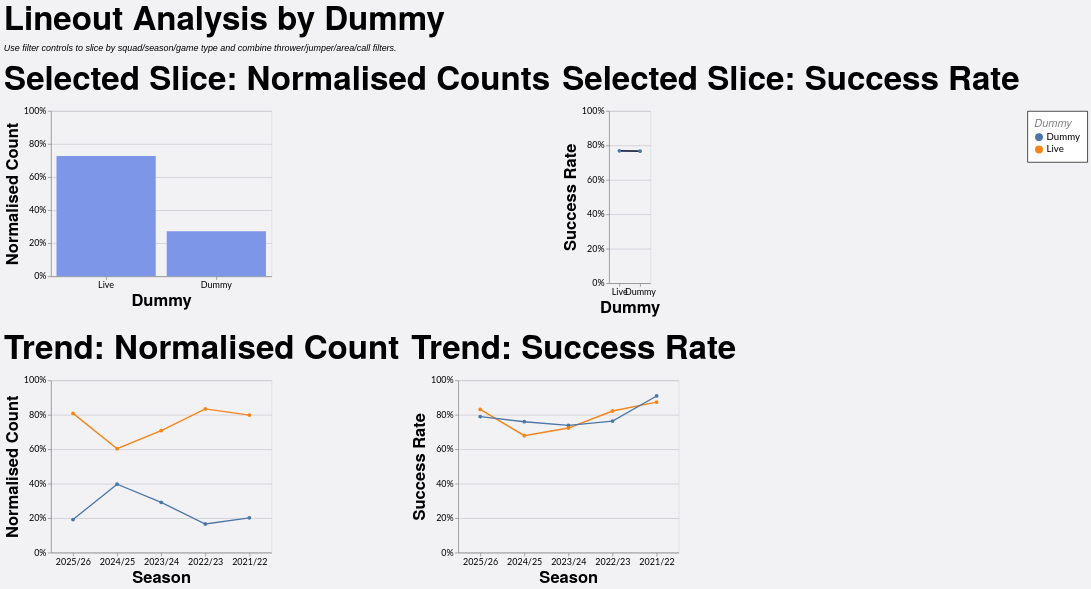

Write the Vega-Lite specification saved for this chart.
### Vega-Lite specification from a JSON file in a GitHub repository (floating-point values rounded to 4 significant figures; data arrays with more than 128 entries replaced by an {"elided": "..."} marker saying what was removed)
{"config": {"axis": {"labelFont": "Lato, sans-serif", "titleFont": "PT Sans Narrow, Helvetica Neue, Helvetica, Arial, sans-serif", "labelFontSize": 13, "titleFontSize": 24, "gridColor": "#202947", "gridOpacity": 0.2}, "header": {"labelFont": "PT Sans Narrow, Helvetica Neue, Helvetica, Arial, sans-serif", "titleFont": "PT Sans Narrow, Helvetica Neue, Helvetica, Arial, sans-serif", "labelFontSize": 24, "titleFontSize": 28, "labelFontWeight": "bold", "orient": "left"}, "legend": {"labelFont": "Lato, sans-serif", "titleFont": "PT Sans Narrow, Helvetica Neue, Helvetica, Arial, sans-serif", "labelFontSize": 14, "titleFontSize": 16, "titlePadding": 5, "fillColor": "white", "strokeColor": "black", "padding": 10, "titleFontWeight": "lighter", "titleFontStyle": "italic", "titleColor": "gray", "offset": 10}, "title": {"font": "PT Sans Narrow, Helvetica Neue, Helvetica, Arial, sans-serif", "fontSize": 48, "fontWeight": "bold", "anchor": "start", "align": "center", "titlePadding": 20, "subtitlePadding": 10, "subtitleFontSize": 13, "subtitleColor": "", "subtitleFontStyle": "italic", "offset": 15, "color": "black"}, "axisX": {"labelAngle": 0}, "facet": {"title": null, "header": null, "align": {"row": "each", "column": "each"}}, "resolve": {"scale": {"y": "independent", "facet": "independent"}}, "background": "#f2f1f4"}, "vconcat": [{"hconcat": [{"mark": {"type": "bar", "color": "#7d96e8"}, "encoding": {"tooltip": [{"field": "dummy", "title": "Dummy", "type": "nominal"}, {"field": "attempts", "format": ",.0f", "title": "Lineouts", "type": "quantitative"}, {"field": "share", "format": ".1%", "title": "Normalised Count", "type": "quantitative"}], "x": {"field": "dummy", "sort": "-y", "title": "Dummy", "type": "nominal"}, "y": {"axis": {"format": "%"}, "field": "share", "scale": {"domain": [0, 1]}, "title": "Normalised Count", "type": "quantitative"}}, "height": 240, "title": "Selected Slice: Normalised Counts", "transform": [{"filter": "(loSquad == 'All' || datum.squad == loSquad) && (loGameType == 'All' || (loGameType == 'League + Cup' && (datum.game_type == 'League' || datum.game_type == 'Cup')) || (loGameType == 'League only' && datum.game_type == 'League') || datum.game_type == loGameType) && (loOpposition == 'All' || datum.opposition == loOpposition) && (loThrower == 'All' || datum.thrower == loThrower) && (loJumper == 'All' || datum.jumper == loJumper) && (loArea == 'All' || datum.area == loArea) && (loNumbers == 'All' || datum.numbers == loNumbers) && (loCall == 'All' || datum.call == loCall) && (loCallType == 'All' || datum.call_type == loCallType)"}, {"filter": "(loSeason == 'All' || datum.season == loSeason)"}, {"aggregate": [{"op": "count", "as": "attempts"}, {"op": "sum", "field": "won", "as": "won"}], "groupby": ["dummy"]}, {"joinaggregate": [{"op": "sum", "field": "attempts", "as": "total_attempts"}]}, {"calculate": "datum.attempts / datum.total_attempts", "as": "share"}, {"calculate": "datum.won / datum.attempts", "as": "success_rate"}], "width": 320}, {"mark": {"type": "line", "color": "#202946", "point": true, "strokeWidth": 2.5}, "encoding": {"tooltip": [{"field": "dummy", "title": "Dummy", "type": "nominal"}, {"field": "won", "format": ",.0f", "title": "Won", "type": "quantitative"}, {"field": "attempts", "format": ",.0f", "title": "Lineouts", "type": "quantitative"}, {"field": "success_rate", "format": ".1%", "title": "Success Rate", "type": "quantitative"}], "x": {"field": "dummy", "sort": "-y", "title": "Dummy", "type": "nominal"}, "y": {"axis": {"format": "%"}, "field": "success_rate", "scale": {"domain": [0, 1]}, "title": "Success Rate", "type": "quantitative"}}, "height": 250, "title": "Selected Slice: Success Rate", "transform": [{"filter": "(loSquad == 'All' || datum.squad == loSquad) && (loGameType == 'All' || (loGameType == 'League + Cup' && (datum.game_type == 'League' || datum.game_type == 'Cup')) || (loGameType == 'League only' && datum.game_type == 'League') || datum.game_type == loGameType) && (loOpposition == 'All' || datum.opposition == loOpposition) && (loThrower == 'All' || datum.thrower == loThrower) && (loJumper == 'All' || datum.jumper == loJumper) && (loArea == 'All' || datum.area == loArea) && (loNumbers == 'All' || datum.numbers == loNumbers) && (loCall == 'All' || datum.call == loCall) && (loCallType == 'All' || datum.call_type == loCallType)"}, {"filter": "(loSeason == 'All' || datum.season == loSeason)"}, {"aggregate": [{"op": "count", "as": "attempts"}, {"op": "sum", "field": "won", "as": "won"}], "groupby": ["dummy"]}, {"joinaggregate": [{"op": "sum", "field": "attempts", "as": "total_attempts"}]}, {"calculate": "datum.attempts / datum.total_attempts", "as": "share"}, {"calculate": "datum.won / datum.attempts", "as": "success_rate"}], "width": {"step": 30}}], "spacing": 16}, {"hconcat": [{"mark": {"type": "line", "point": true, "strokeWidth": 2}, "encoding": {"color": {"field": "dummy", "title": "Dummy", "type": "nominal"}, "tooltip": [{"field": "season", "title": "Season", "type": "nominal"}, {"field": "dummy", "title": "Dummy", "type": "nominal"}, {"field": "attempts", "format": ",.0f", "title": "Lineouts", "type": "quantitative"}, {"field": "norm_count", "format": ".1%", "title": "Normalised Count", "type": "quantitative"}], "x": {"field": "season", "sort": "-x", "title": "Season", "type": "nominal"}, "y": {"axis": {"format": "%"}, "field": "norm_count", "scale": {"domain": [0, 1]}, "title": "Normalised Count", "type": "quantitative"}}, "height": 250, "title": "Trend: Normalised Count", "transform": [{"filter": "(loSquad == 'All' || datum.squad == loSquad) && (loGameType == 'All' || (loGameType == 'League + Cup' && (datum.game_type == 'League' || datum.game_type == 'Cup')) || (loGameType == 'League only' && datum.game_type == 'League') || datum.game_type == loGameType) && (loOpposition == 'All' || datum.opposition == loOpposition) && (loThrower == 'All' || datum.thrower == loThrower) && (loJumper == 'All' || datum.jumper == loJumper) && (loArea == 'All' || datum.area == loArea) && (loNumbers == 'All' || datum.numbers == loNumbers) && (loCall == 'All' || datum.call == loCall) && (loCallType == 'All' || datum.call_type == loCallType)"}, {"aggregate": [{"op": "count", "as": "attempts"}, {"op": "sum", "field": "won", "as": "won"}], "groupby": ["season", "dummy"]}, {"joinaggregate": [{"op": "sum", "field": "attempts", "as": "season_attempts"}], "groupby": ["season"]}, {"calculate": "datum.attempts / datum.season_attempts", "as": "norm_count"}, {"calculate": "datum.won / datum.attempts", "as": "success_rate"}], "width": 320}, {"mark": {"type": "line", "point": true, "strokeWidth": 2}, "encoding": {"color": {"field": "dummy", "title": "Dummy", "type": "nominal"}, "tooltip": [{"field": "season", "title": "Season", "type": "nominal"}, {"field": "dummy", "title": "Dummy", "type": "nominal"}, {"field": "won", "format": ",.0f", "title": "Won", "type": "quantitative"}, {"field": "attempts", "format": ",.0f", "title": "Lineouts", "type": "quantitative"}, {"field": "success_rate", "format": ".1%", "title": "Success Rate", "type": "quantitative"}], "x": {"field": "season", "sort": "-x", "title": "Season", "type": "nominal"}, "y": {"axis": {"format": "%"}, "field": "success_rate", "scale": {"domain": [0, 1]}, "title": "Success Rate", "type": "quantitative"}}, "height": 250, "title": "Trend: Success Rate", "transform": [{"filter": "(loSquad == 'All' || datum.squad == loSquad) && (loGameType == 'All' || (loGameType == 'League + Cup' && (datum.game_type == 'League' || datum.game_type == 'Cup')) || (loGameType == 'League only' && datum.game_type == 'League') || datum.game_type == loGameType) && (loOpposition == 'All' || datum.opposition == loOpposition) && (loThrower == 'All' || datum.thrower == loThrower) && (loJumper == 'All' || datum.jumper == loJumper) && (loArea == 'All' || datum.area == loArea) && (loNumbers == 'All' || datum.numbers == loNumbers) && (loCall == 'All' || datum.call == loCall) && (loCallType == 'All' || datum.call_type == loCallType)"}, {"aggregate": [{"op": "count", "as": "attempts"}, {"op": "sum", "field": "won", "as": "won"}], "groupby": ["season", "dummy"]}, {"joinaggregate": [{"op": "sum", "field": "attempts", "as": "season_attempts"}], "groupby": ["season"]}, {"calculate": "datum.attempts / datum.season_attempts", "as": "norm_count"}, {"calculate": "datum.won / datum.attempts", "as": "success_rate"}], "width": 320}], "spacing": 16}], "data": {"name": "data-9f78a8a80e26132ebc7aef6a8d9c7f48"}, "params": [{"name": "loSquad", "value": "All"}, {"name": "loSeason", "value": "All"}, {"name": "loGameType", "value": "All"}, {"name": "loOpposition", "value": "All"}, {"name": "loThrower", "value": "All"}, {"name": "loJumper", "value": "All"}, {"name": "loArea", "value": "All"}, {"name": "loNumbers", "value": "All"}, {"name": "loCall", "value": "All"}, {"name": "loCallType", "value": "All"}], "spacing": 22, "title": {"text": "Lineout Analysis by Dummy", "subtitle": "Use filter controls to slice by squad/season/game type and combine thrower/jumper/area/call filters."}, "$schema": "https://vega.github.io/schema/vega-lite/v5.20.1.json", "datasets": {"data-9f78a8a80e26132ebc7aef6a8d9c7f48": {"elided": "1228 records"}}}
